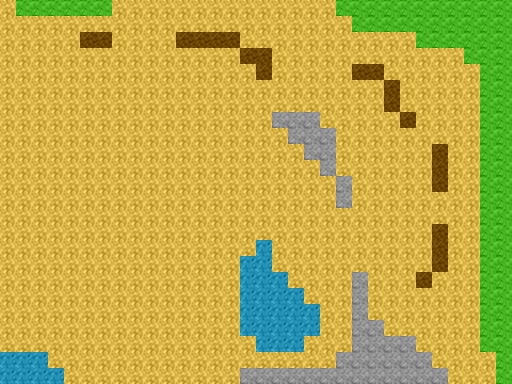

Rendered tile map (Tiled .tmx) drawn with the repository's tilesets; below, a short description and the map source with its tile grids summarised:
An orthogonal 32x24 tile map with 16x16 px tiles, 1 tile layer (GroundLayer).

<map version="1.0" orientation="orthogonal" width="32" height="24" tilewidth="16" tileheight="16">
 <tileset firstgid="1" name="ground_tile_set" tilewidth="16" tileheight="16">
  <image source="../images/ground_tile_set.png" trans="ff00ff" width="112" height="16" />
 </tileset>
 <layer name="GroundLayer" width="32" height="24">
  <data>[768 cells, 768 non-empty, 5 distinct tile ids]</data>
 </layer>
</map>
